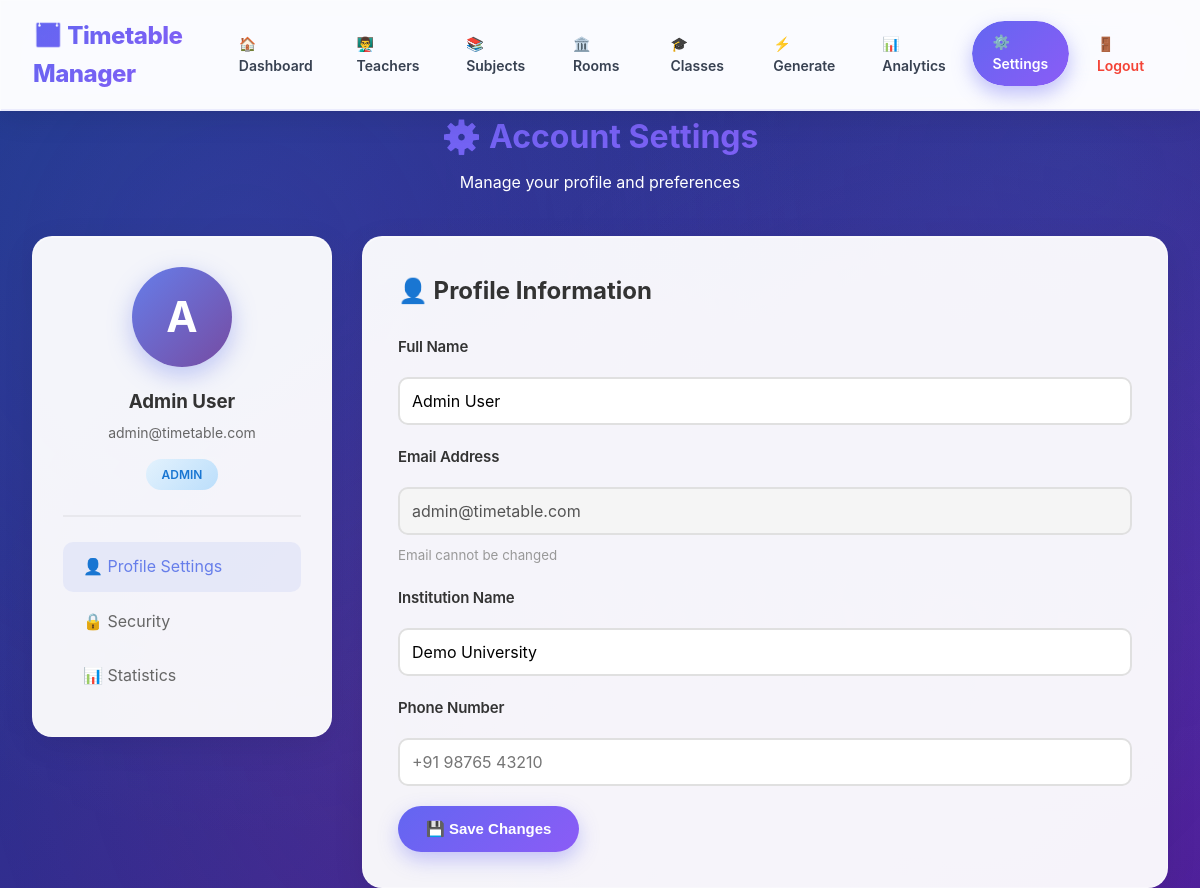
The app's page /settings (signed in) with its own data.
### tables this page shows
CREATE TABLE users (
            id INTEGER PRIMARY KEY AUTOINCREMENT,
            name TEXT NOT NULL,
            email TEXT UNIQUE NOT NULL,
            password TEXT NOT NULL,
            institution TEXT,
            phone TEXT,
            role TEXT DEFAULT 'user',
            created_at TIMESTAMP DEFAULT CURRENT_TIMESTAMP
        );

### app.py (the view, shortened to what this page needs)
@app.route('/settings', methods=['GET', 'POST'])
@login_required
def settings():
    conn = get_db_connection()
    user = conn.execute('SELECT * FROM users WHERE id=?', (session['user_id'],)).fetchone()
    stats = {
        'teachers': conn.execute('SELECT COUNT(*) as c FROM teachers WHERE user_id=?',
                                (session['user_id'],)).fetchone()['c'],
        'subjects': conn.execute('SELECT COUNT(*) as c FROM subjects WHERE user_id=?',
                                (session['user_id'],)).fetchone()['c'],
        'rooms': conn.execute('SELECT COUNT(*) as c FROM rooms WHERE user_id=?',
                             (session['user_id'],)).fetchone()['c'],
        'classes': conn.execute('SELECT COUNT(*) as c FROM classes WHERE user_id=?',
                               (session['user_id'],)).fetchone()['c'],
    }
    conn.close()
    return render_template('settings.html', user=user, stats=stats)

### app.py (called while the page is built)
def login_required(f):
    @wraps(f)
    def decorated_function(*args, **kwargs):
        if 'user_id' not in session:
            flash('Please login to access this page.', 'warning')
            return redirect(url_for('login'))
        return f(*args, **kwargs)
    return decorated_function

### database.py (called while the page is built)
def get_db_connection():
    conn = sqlite3.connect(DATABASE)
    conn.row_factory = sqlite3.Row
    return conn

### templates/settings.html (shortened to what this page needs)
<!DOCTYPE html>
<html lang="en">
<head>
    <link rel="stylesheet" href="{{ url_for('static', filename='css/style.css') }}">
</head>
<body>
    <nav class="navbar glass">
        <div class="nav-brand gradient-text">📅 Timetable Manager</div>
        <div class="nav-links">
            <a href="{{ url_for('dashboard') }}">🏠 Dashboard</a>
            <a href="{{ url_for('teachers') }}">👨‍🏫 Teachers</a>
            <a href="{{ url_for('subjects') }}">📚 Subjects</a>
            <a href="{{ url_for('rooms') }}">🏛️ Rooms</a>
            <a href="{{ url_for('classes') }}">🎓 Classes</a>
            <a href="{{ url_for('generate_timetable') }}">⚡ Generate</a>
            <a href="{{ url_for('analytics') }}">📊 Analytics</a>
            <a href="{{ url_for('settings') }}" class="active">⚙️ Settings</a>
            <a href="{{ url_for('logout') }}" style="color: #f44336;">🚪 Logout</a>
        </div>
    </nav>
    <div class="container">
        <div class="settings-header fade-in-up">
            <h1 class="gradient-text">⚙️ Account Settings</h1>
            <p style="color: white; margin-top: 8px;">Manage your profile and preferences</p>
        </div>
        <div class="settings-grid fade-in-up" style="animation-delay: 0.2s;">
            <div class="settings-sidebar glass">
                <div class="user-profile">
                    <div class="user-avatar-large">{{ session.user_name[0].upper() }}</div>
                    <h3>{{ session.user_name }}</h3>
                    <p>{{ session.user_email }}</p>
                    <div class="user-badge">{{ session.user_role|upper }}</div>
                </div>
                <ul class="settings-nav">
                    <li><a href="#profile" class="active" onclick="showTab('profile')">
                        👤 Profile Settings
                    </a></li>
                    <li><a href="#security" onclick="showTab('security')">
                        🔒 Security
                    </a></li>
                    <li><a href="#stats" onclick="showTab('stats')">
                        📊 Statistics
                    </a></li>
                </ul>
            </div>
            <div class="settings-content">
                <div class="settings-card glass" id="profile-tab">
                    <h2>👤 Profile Information</h2>
                    <form method="POST" action="{{ url_for('settings') }}">
                        <div class="form-group">
                            <label>Full Name</label>
                            <input type="text" name="name" value="{{ user['name'] }}" required>
                        </div>
                        <div class="form-group">
                            <label>Email Address</label>
                            <input type="email" value="{{ user['email'] }}" disabled
                                   style="background: #f5f5f5; cursor: not-allowed;">
                            <small style="color: #999;">Email cannot be changed</small>
                        </div>
                        <div class="form-group">
                            <label>Institution Name</label>
                            <input type="text" name="institution" value="{{ user['institution'] or '' }}"
                                   placeholder="Your institution">
                        </div>
                        <div class="form-group">
                            <label>Phone Number</label>
                            <input type="tel" name="phone" value="{{ user['phone'] or '' }}"
                                   placeholder="+91 98765 43210">
                        </div>
                        <button type="submit" class="btn btn-primary glow-on-hover">
                            💾 Save Changes
                        </button>
                    </form>
                </div>
            </div>
        </div>
    </div>
</body>
</html>

### templates/settings.html (style rules this page uses)
.settings-header { text-align: center; margin-bottom: 40px; }
.settings-grid { display: grid; grid-template-columns: 300px 1fr; gap: 30px; }
.settings-sidebar { padding: 30px; border-radius: 20px; height: fit-content; }
.user-profile { text-align: center; padding-bottom: 25px; border-bottom: 2px solid rgba(0,0,0,0.05); margin-bottom: 25px; }
.user-avatar-large { width: 100px; height: 100px; background: linear-gradient(135deg, #667eea, #764ba2); color: white; border-radius: 50%; display: flex; align-items: center; justify-content: center; font-size: 42px; font-weight: 700; margin: 0 auto 20px; box-shadow: 0 8px 25px rgba(102, 126, 234, 0.4); }
.user-profile h3 { color: #333; margin-bottom: 5px; }
.user-profile p { color: #666; font-size: 14px; margin-bottom: 15px; }
.user-badge { display: inline-block; padding: 6px 16px; background: linear-gradient(135deg, #e3f2fd, #bbdefb); color: #1976d2; border-radius: 20px; font-size: 12px; font-weight: 600; }
.settings-nav { list-style: none; }
.settings-nav li { margin: 5px 0; }
.settings-nav a { display: block; padding: 12px 20px; color: #666; text-decoration: none; border-radius: 10px; transition: all 0.3s; }
.settings-nav a:hover, .settings-nav a.active { background: rgba(102, 126, 234, 0.1); color: #667eea; }
.settings-content { display: flex; flex-direction: column; gap: 25px; }
.settings-card { padding: 35px; border-radius: 20px; }
.settings-card h2 { color: #333; margin-bottom: 25px; font-size: 24px; }
.form-group { margin-bottom: 20px; }
.form-group label { display: block; margin-bottom: 8px; font-weight: 600; color: #333; }
.form-group input { width: 100%; padding: 12px; border: 2px solid #e0e0e0; border-radius: 10px; font-size: 16px; transition: all 0.3s; }

### records on screen
users: user_name "Admin User", user_email "admin@timetable.com", user_role "ADMIN", name "Admin User", email "admin@timetable.com", institution "Demo University"

### other values on screen
{{ session.user_name[0].upper() }} "A"
